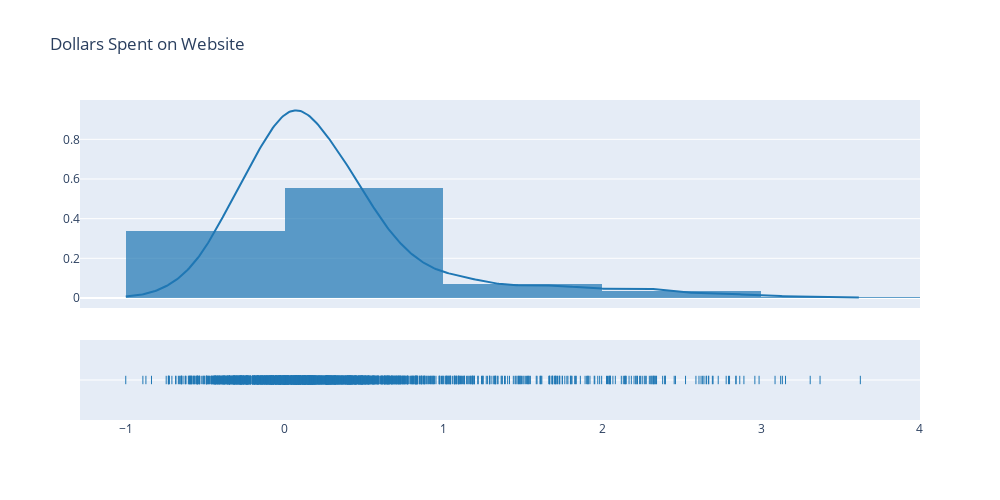

Notebook source saved alongside this figure:
### Markdown cell above
### Dollars spent on website

### Code cell
t_dist  = ff.create_distplot([website_spend.values.reshape(-1)], group_labels = [' '])
t_dist.update_layout(showlegend=False, title_text='Dollars Spent on Website', width=1000, height=500)
t_dist.show()

### Figure 1 — Plotly figure (JSON) as saved in the notebook; plotly's stock layout.template omitted (floating-point values rounded to 4 significant figures; data arrays with more than 128 entries replaced by an {"elided": "..."} marker saying what was removed)
{"data": [{"autobinx": false, "histnorm": "probability density", "legendgroup": " ", "marker": {"color": "rgb(31, 119, 180)"}, "name": " ", "opacity": 0.7, "type": "histogram", "x": {"elided": "2000 float values"}, "xaxis": "x", "xbins": {"end": 3.625, "size": 1, "start": -0.9992}, "yaxis": "y"}, {"legendgroup": " ", "marker": {"color": "rgb(31, 119, 180)"}, "mode": "lines", "name": " ", "showlegend": false, "type": "scatter", "x": {"elided": "500 float values"}, "xaxis": "x", "y": {"elided": "500 float values"}, "yaxis": "y"}, {"legendgroup": " ", "marker": {"color": "rgb(31, 119, 180)", "symbol": "line-ns-open"}, "mode": "markers", "name": " ", "showlegend": false, "type": "scatter", "x": {"elided": "2000 float values"}, "xaxis": "x", "y": {"elided": "2000 str values"}, "yaxis": "y2"}], "layout": {"barmode": "overlay", "height": 500, "hovermode": "closest", "legend": {"traceorder": "reversed"}, "showlegend": false, "title": {"text": "Dollars Spent on Website"}, "width": 1000, "xaxis": {"anchor": "y2", "domain": [0, 1], "zeroline": false}, "yaxis": {"anchor": "free", "domain": [0.35, 1], "position": 0}, "yaxis2": {"anchor": "x", "domain": [0, 0.25], "dtick": 1, "showticklabels": false}}}
